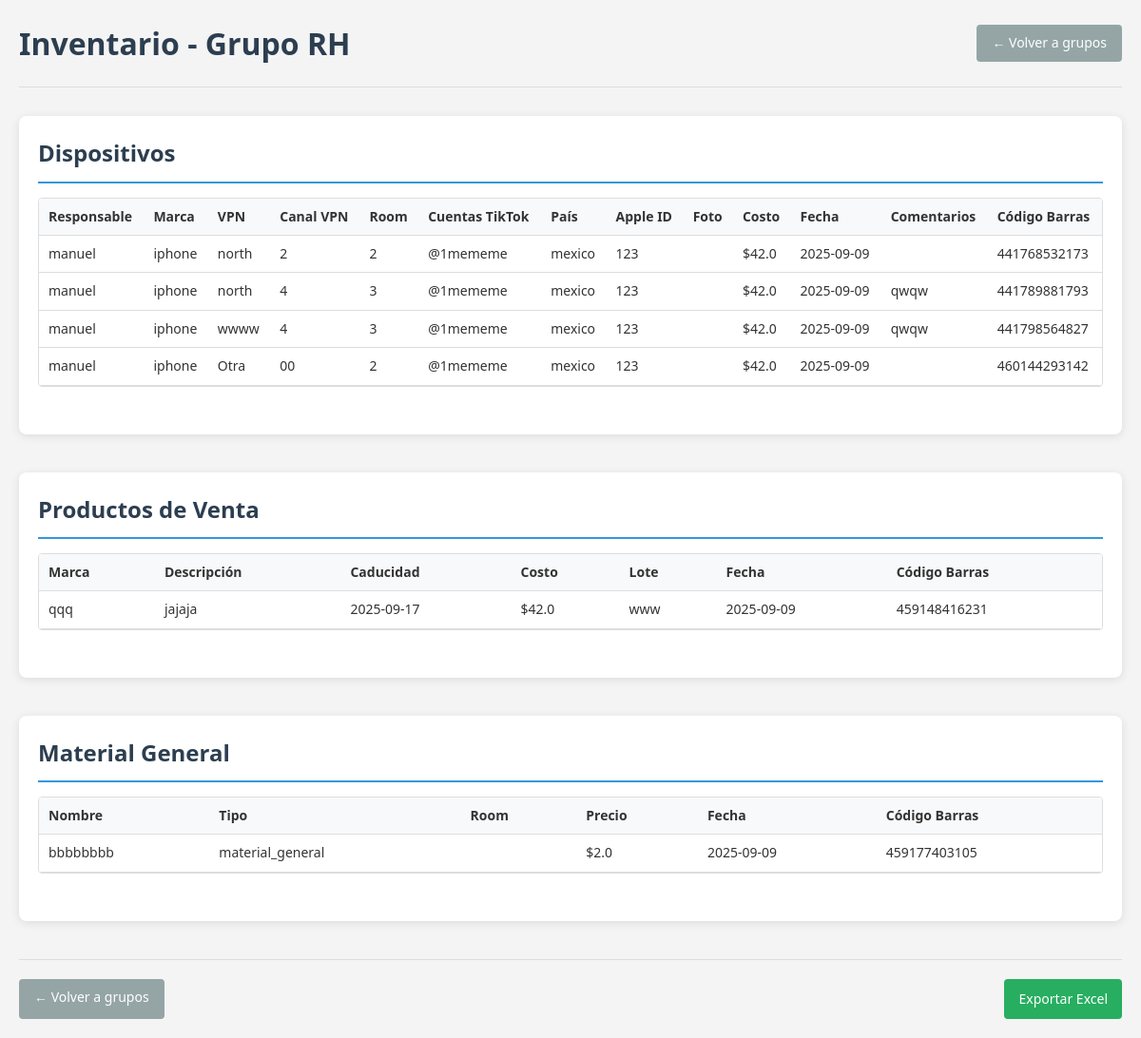
/inventario_grupo/RH, run on the app's committed database.
### tables this page shows
CREATE TABLE grupos
                 (id INTEGER PRIMARY KEY AUTOINCREMENT,
                  nombre TEXT UNIQUE,
                  descripcion TEXT);

CREATE TABLE dispositivos
                 (id INTEGER PRIMARY KEY AUTOINCREMENT,
                  grupo_id INTEGER,
                  responsable TEXT,
                  marca TEXT,
                  vpn TEXT,
                  canal_vpn TEXT,
                  room TEXT,
                  cuentas_tiktok TEXT,
                  pais TEXT,
                  apple_id TEXT,
                  foto TEXT,
                  costo REAL,
                  fecha_agregacion DATE,
                  comentarios TEXT,
                  codigo_barras TEXT UNIQUE,
                  FOREIGN KEY (grupo_id) REFERENCES grupos (id),
                  FOREIGN KEY (codigo_barras) REFERENCES codigos_barras (codigo));

CREATE TABLE productos_venta
                 (id INTEGER PRIMARY KEY AUTOINCREMENT,
                  grupo_id INTEGER,
                  marca TEXT,
                  descripcion TEXT,
                  caducidad DATE,
                  fecha_agregacion DATE,
                  costo REAL,
                  lote TEXT,
                  codigo_barras TEXT UNIQUE,
                  FOREIGN KEY (grupo_id) REFERENCES grupos (id),
                  FOREIGN KEY (codigo_barras) REFERENCES codigos_barras (codigo));

CREATE TABLE material_general
                 (id INTEGER PRIMARY KEY AUTOINCREMENT,
                  nombre TEXT,
                  tipo TEXT,
                  grupo_id INTEGER,
                  room TEXT,
                  fecha_agregacion DATE,
                  precio REAL,
                  codigo_barras TEXT UNIQUE,
                  FOREIGN KEY (grupo_id) REFERENCES grupos (id),
                  FOREIGN KEY (codigo_barras) REFERENCES codigos_barras (codigo));

### app.py (the view)
@app.route('/inventario_grupo/<grupo_nombre>')
def inventario_grupo(grupo_nombre):
    conn = sqlite3.connect('inventory.db')
    grupo_info = pd.read_sql_query("SELECT * FROM grupos WHERE nombre = ?", conn, params=(grupo_nombre,))
    if grupo_info.empty:
        conn.close()
        return "Grupo no encontrado", 404
    dispositivos = pd.read_sql_query("SELECT d.* FROM dispositivos d JOIN grupos g ON d.grupo_id = g.id WHERE g.nombre = ?", conn, params=(grupo_nombre,))
    productos_venta = pd.read_sql_query("SELECT p.* FROM productos_venta p JOIN grupos g ON p.grupo_id = g.id WHERE g.nombre = ?", conn, params=(grupo_nombre,))
    material_general = pd.read_sql_query("SELECT m.* FROM material_general m JOIN grupos g ON m.grupo_id = g.id WHERE g.nombre = ?", conn, params=(grupo_nombre,))
    conn.close()
    return render_template('inventario_grupo.html',
                           grupo=grupo_info.iloc[0],
                           dispositivos=dispositivos.to_dict('records'),
                           productos_venta=productos_venta.to_dict('records'),
                           material_general=material_general.to_dict('records'))

### templates/inventario_grupo.html (shortened to what this page needs)
<!DOCTYPE html>
<html lang="es">
<head>
    <link rel="stylesheet" href="{{ url_for('static', filename='css/style.css') }}">
</head>
<body>
    <div class="container">
        <header>
            <h1>Inventario - Grupo {{ grupo.nombre }}</h1>
            <div class="header-actions">
                <a href="{{ url_for('inventario_general') }}" class="btn-back">← Volver a grupos</a>
            </div>
        </header>
        <main>
            <section class="inventory-section">
                <h2>Dispositivos</h2>
                <div class="table-container">
                    <table>
                        <thead>
                            <tr>
                                <th>Responsable</th>
                                <th>Marca</th>
                                <th>VPN</th>
                                <th>Canal VPN</th>
                                <th>Room</th>
                                <th>Cuentas TikTok</th>
                                <th>País</th>
                                <th>Apple ID</th>
                                <th>Foto</th>
                                <th>Costo</th>
                                <th>Fecha</th>
                                <th>Comentarios</th>
                                <th>Código Barras</th>
                            </tr>
                        </thead>
                        <tbody>
                            {% for dispositivo in dispositivos %}
                            <tr>
                                <td>{{ dispositivo.responsable }}</td>
                                <td>{{ dispositivo.marca }}</td>
                                <td>{{ dispositivo.vpn }}</td>
                                <td>{{ dispositivo.canal_vpn }}</td>
                                <td>{{ dispositivo.room }}</td>
                                <td>{{ dispositivo.cuentas_tiktok }}</td>
                                <td>{{ dispositivo.pais }}</td>
                                <td>{{ dispositivo.apple_id }}</td>
                                <td>{% if dispositivo.foto %}<a href="{{ dispositivo.foto }}" target="_blank">Ver foto</a>{% endif %}</td>
                                <td>${{ dispositivo.costo }}</td>
                                <td>{{ dispositivo.fecha_agregacion }}</td>
                                <td>{{ dispositivo.comentarios }}</td>
                                <td>{{ dispositivo.codigo_barras }}</td>
                            </tr>
                            {% else %}
                            <tr>
                                <td colspan="13" class="no-data">No hay dispositivos registrados en este grupo</td>
                            </tr>
                            {% endfor %}
                        </tbody>
                    </table>
                </div>
            </section>
            <section class="inventory-section">
                <h2>Productos de Venta</h2>
                <div class="table-container">
                    <table>
                        <thead>
                            <tr>
                                <th>Marca</th>
                                <th>Descripción</th>
                                <th>Caducidad</th>
                                <th>Costo</th>
                                <th>Lote</th>
                                <th>Fecha</th>
                                <th>Código Barras</th>
                            </tr>
                        </thead>
                        <tbody>
                            {% for producto in productos_venta %}
                            <tr>
                                <td>{{ producto.marca }}</td>
                                <td>{{ producto.descripcion }}</td>
                                <td>{{ producto.caducidad }}</td>
                                <td>${{ producto.costo }}</td>
                                <td>{{ producto.lote }}</td>
                                <td>{{ producto.fecha_agregacion }}</td>
                                <td>{{ producto.codigo_barras }}</td>
                            </tr>
                            {% else %}
                            <tr>
                                <td colspan="7" class="no-data">No hay productos de venta registrados en este grupo</td>
                            </tr>
                            {% endfor %}
                        </tbody>
                    </table>
                </div>
            </section>
            <section class="inventory-section">
                <h2>Material General</h2>
                <div class="table-container">
                    <table>
                        <thead>
                            <tr>
                                <th>Nombre</th>
                                <th>Tipo</th>
                                <th>Room</th>
                                <th>Precio</th>
                                <th>Fecha</th>
                                <th>Código Barras</th>
                            </tr>
                        </thead>
                        <tbody>
                            {% for material in material_general %}
                            <tr>
                                <td>{{ material.nombre }}</td>
                                <td>{{ material.tipo }}</td>
                                <td>{{ material.room }}</td>
                                <td>${{ material.precio }}</td>
                                <td>{{ material.fecha_agregacion }}</td>
                                <td>{{ material.codigo_barras }}</td>
                            </tr>
                            {% else %}
                            <tr>
                                <td colspan="6" class="no-data">No hay material general registrado en este grupo</td>
                            </tr>
                            {% endfor %}
                        </tbody>
                    </table>
                </div>
            </section>
            <div class="actions-bottom">
                <a href="{{ url_for('inventario_general') }}" class="btn-back">← Volver a grupos</a>
                <a href="/exportar_excel?grupo={{ grupo.nombre }}&tipo=todos" class="btn-export">Exportar Excel</a>
            </div>
        </main>
    </div>
</body>
</html>

### static/css/style.css (style rules this page uses)
* { margin: 0; padding: 0; box-sizing: border-box; }
body { font-family: 'Segoe UI', Tahoma, Geneva, Verdana, sans-serif; line-height: 1.6; color: #333; background-color: #f4f4f4; }
.container { max-width: 1200px; margin: 0 auto; padding: 20px; }
header { display: flex; justify-content: space-between; align-items: center; margin-bottom: 30px; padding-bottom: 20px; border-bottom: 1px solid #ddd; }
h1, h2, h3 { color: #2c3e50; }
.btn-back { display: inline-block; padding: 8px 16px; background-color: #95a5a6; color: white; text-decoration: none; border-radius: 4px; font-size: 14px; }
.btn-export { display: inline-block; padding: 10px 15px; background-color: #27ae60; color: white; text-decoration: none; border-radius: 4px; font-size: 14px; }
.table-container { overflow-x: auto; margin-bottom: 30px; border: 1px solid #ddd; border-radius: 4px; }
table { width: 100%; border-collapse: collapse; background-color: white; min-width: 1000px; box-shadow: 0 2px 10px rgba(0, 0, 0, 0.1); }
th, td { padding: 8px 10px; text-align: left; border-bottom: 1px solid #ddd; font-size: 14px; }
th { background-color: #f8f9fa; font-weight: 600; position: sticky; top: 0; }
.inventory-section { margin-bottom: 40px; padding: 20px; background: white; border-radius: 8px; box-shadow: 0 2px 10px rgba(0, 0, 0, 0.1); }
.inventory-section h2 { margin-bottom: 15px; padding-bottom: 10px; border-bottom: 2px solid #3498db; color: #2c3e50; }
.header-actions { display: flex; gap: 15px; align-items: center; }
.actions-bottom { display: flex; justify-content: space-between; margin-top: 30px; padding-top: 20px; border-top: 1px solid #ddd; }

### data on the page
grupos: nombre "RH"
dispositivos: responsable "manuel", marca "iphone", vpn "north", canal_vpn "2", room "2", cuentas_tiktok "@1mememe", pais "mexico", apple_id "123", costo "42.0", fecha_agregacion "2025-09-09", codigo_barras "441768532173"
dispositivos: responsable "manuel", marca "iphone", vpn "north", canal_vpn "4", room "3", cuentas_tiktok "@1mememe", pais "mexico", apple_id "123", costo "42.0", fecha_agregacion "2025-09-09", comentarios "qwqw", codigo_barras "441789881793"
dispositivos: responsable "manuel", marca "iphone", vpn "wwww", canal_vpn "4", room "3", cuentas_tiktok "@1mememe", pais "mexico", apple_id "123", costo "42.0", fecha_agregacion "2025-09-09", comentarios "qwqw", codigo_barras "441798564827"
dispositivos: responsable "manuel", marca "iphone", vpn "Otra", canal_vpn "00", room "2", cuentas_tiktok "@1mememe", pais "mexico", apple_id "123", costo "42.0", fecha_agregacion "2025-09-09", codigo_barras "460144293142"
productos_venta: marca "qqq", descripcion "jajaja", caducidad "2025-09-17", costo "42.0", lote "www", fecha_agregacion "2025-09-09", codigo_barras "459148416231"
material_general: nombre "bbbbbbbb", tipo "material_general", precio "2.0", fecha_agregacion "2025-09-09", codigo_barras "459177403105"
